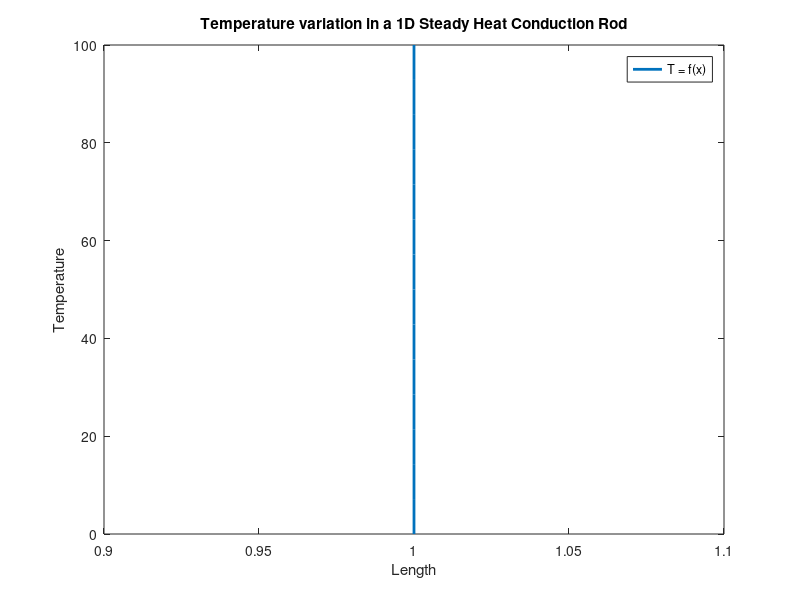

Source code (MATLAB):
%Gauss Seidel Algorithm & Point Successive Over-Relaxation Method (PSOR) for Steady State 1D Heat Conduction

n = 15; %Defining number of nodes
L = 1; %Length of the domain (SI Units)

N = 0; %Iteration Counter => gives the total number of iterations taken to arrive at the approximate answer

%Initializing the Temperature matrix
T = zeros(1,n); %Initializes a "1 x n" matrix for temperature

%Boundary Conditions
%TA = 100; => Left Boundary Node
%TB = 0;   => Right Boundary Node
T(1,1) = 100;
T(1,n) = 0;

%Relaxation Parameter (Used for PSOR)
w = 1.8; %In general 1<w<2
%If w = 1, we arrive at the solution based on Gauss Seidel Method but with a lot more number of iterations

%Algorithm
error = 1; %Error initially; %Can be arbitrary
epsilon = 0.000001; %Convergence Check
%IF ERROR <= EPSILON, we arrive at our solution for "N" number of iterations at the end

while error>=epsilon %This step goes on as long as Max error in the "T matrix" is greater than or equal to the Convergence check (Epsilon)

  T_old = T; %T_old refers to the T obtained in the previous iteration.
  
  N = N+1; %Iteration counter incremented for every iteration that the "while loop" takes
    
  for i=2:n-1 %This loop runs for obtaining all the Temperature values for all the "INTERNAL NODES".
    T(i) = (1-w)*T_old(i) + (w/2)*(T(i-1) + T_old(i+1));
  end
  
  error = max(abs(T-T_old));
end

%Results
T %Displays the approximated Temperature Matrix
N %Displays the number of iterations took to arrive at the final values
  
%Plots
x = linspace(1,L,n);
plot(x,T,'LineWidth',2)
xlabel('Length')
ylabel('Temperature')
title('Temperature variation in a 1D Steady Heat Conduction Rod')
legend('T = f(x)')
